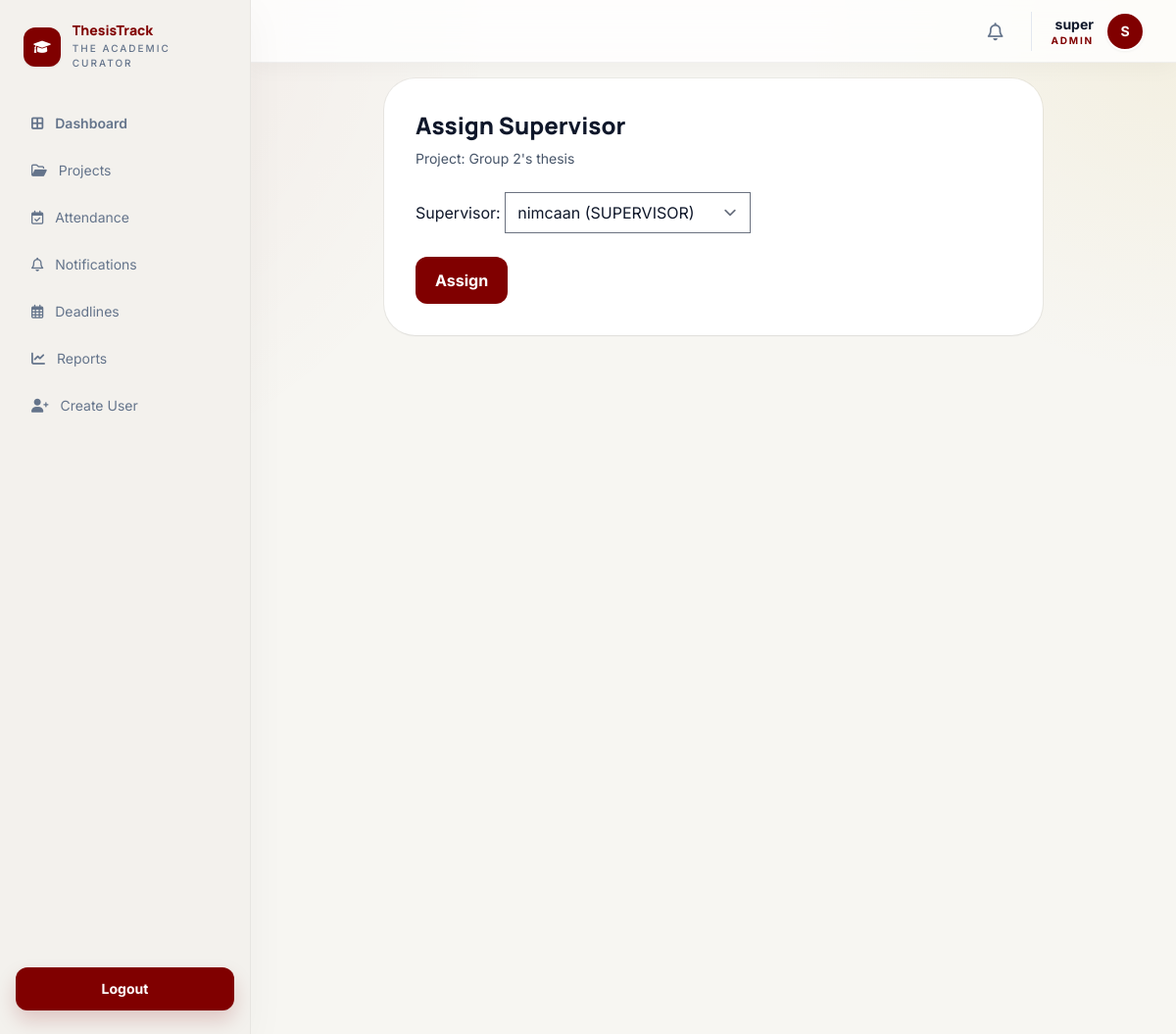
Page /projects/2/assign-supervisor/ (signed in) on the committed database.
### accounts/models.py (models this page shows, shortened)
class User(AbstractUser):
	STUDENT = 'STUDENT'
	SUPERVISOR = 'SUPERVISOR'
	ADMIN = 'ADMIN'
	ROLE_CHOICES = [
		(STUDENT, 'Student'),
		(SUPERVISOR, 'Supervisor'),
		(ADMIN, 'Admin'),
	]
	role = models.CharField(max_length=20, choices=ROLE_CHOICES, default=STUDENT)
	def __str__(self):
		return f"{self.username} ({self.role})"

### projects/models.py (models this page shows, shortened)
class Project(models.Model):
	PENDING_TITLE = 'PENDING_TITLE'
	TITLE_APPROVED = 'TITLE_APPROVED'
	TITLE_REJECTED = 'TITLE_REJECTED'
	SUPERVISOR_ASSIGNED = 'SUPERVISOR_ASSIGNED'
	IN_PROGRESS = 'IN_PROGRESS'
	UNDER_REVIEW = 'UNDER_REVIEW'
	COMPLETED = 'COMPLETED'
	STATUS_CHOICES = [
		(PENDING_TITLE, 'Pending Title'),
		(TITLE_APPROVED, 'Title Approved'),
		(TITLE_REJECTED, 'Title Rejected'),
		(SUPERVISOR_ASSIGNED, 'Supervisor Assigned'),
		(IN_PROGRESS, 'In Progress'),
		(UNDER_REVIEW, 'Under Review'),
		(COMPLETED, 'Completed'),
	]
	group = models.OneToOneField(
		Group,
		on_delete=models.CASCADE,
		related_name='project',
		null=True,
		blank=True,
	)
	title = models.CharField(max_length=255)
	abstract = models.TextField(blank=True)
	status = models.CharField(max_length=25, choices=STATUS_CHOICES, default=PENDING_TITLE)
	supervisor = models.ForeignKey(
		settings.AUTH_USER_MODEL,
		on_delete=models.SET_NULL,
		null=True,
		blank=True,
		related_name='supervised_projects',
	)
	title_approved = models.BooleanField(default=False)
	created_at = models.DateTimeField(auto_now_add=True)
	updated_at = models.DateTimeField(auto_now=True)

### projects/views.py (the view, shortened to what this page needs)
# urls.py: path('<int:project_id>/assign-supervisor/', views.assign_supervisor, name='assign-supervisor'),
@role_required(User.ADMIN)
def assign_supervisor(request, project_id):
	project = get_object_or_404(Project, id=project_id)
	group = getattr(project, 'group', None)
	if not project.title_approved:
		raise PermissionDenied('Title must be approved before assigning a supervisor.')
	form = SupervisorAssignmentForm(request.POST or None, instance=project)
	return render(request, 'projects/assign_supervisor.html', {'form': form, 'project': project})

### projects/forms.py
class SupervisorAssignmentForm(forms.ModelForm):
    supervisor = forms.ModelChoiceField(queryset=User.objects.filter(role=User.SUPERVISOR))
    class Meta:
        model = Project
        fields = ['supervisor']

### core/context_processors.py (called while the page is built)
def unread_notifications_count(request):
    if not request.user.is_authenticated:
        return {'unread_notifications_count': 0}
    count = Notification.objects.filter(user=request.user, is_read=False).count()
    return {'unread_notifications_count': count}

def recent_notifications(request):
    if not request.user.is_authenticated:
        return {'recent_notifications': []}
    notifications = Notification.objects.filter(user=request.user).order_by('-created_at')[:5]
    return {'recent_notifications': notifications}

### projects/templates/projects/assign_supervisor.html (shortened to what this page needs)
{% extends 'core/base.html' %}
{% block content %}
<div class="mx-auto max-w-2xl">
    <div class="rounded-[2rem] bg-white p-8 shadow-sm ring-1 ring-black/5">
        <h1 class="text-2xl font-black text-slate-900">Assign Supervisor</h1>
        <p class="mt-2 text-sm text-slate-600">Project: {{ project.title }}</p>
        <form method="post" class="mt-6 space-y-4">
            {{ form.as_p }}
            <div class="pt-2">
                <button type="submit" class="bg-[#800000] px-5 py-3 rounded-xl text-white font-bold">Assign</button>
            </div>
        </form>
    </div>
</div>
{% endblock %}

### core/templates/core/base.html (shortened to what this page needs)
<!DOCTYPE html>
<html lang="en">
<head>
    <script src="https://cdn.tailwindcss.com?plugins=forms,container-queries"></script>
    <link rel="stylesheet" href="https://cdnjs.cloudflare.com/ajax/libs/font-awesome/6.0.0/css/all.min.css">
</head>
<body class="text-slate-900 antialiased">
    <div class="min-h-screen">
        {% if user.is_authenticated %}
            {% include 'core/_sidebar.html' %}
            <header class="fixed top-0 right-0 left-64 z-40 h-16 border-b border-black/5 bg-white/80 glass-nav shadow-[0_4px_24px_rgba(26,28,28,0.04)]">
                <div class="h-full px-8 flex items-center justify-between gap-6">
                    <div class="flex items-center gap-5">
                        <details class="relative group">
                            <summary class="relative flex cursor-pointer items-center justify-center rounded-full p-2 text-slate-500 transition-colors hover:bg-slate-100 hover:text-[#800000]">
                                <i class="fa-regular fa-bell text-lg"></i>
                            </summary>
                        </details>
                        <div class="flex items-center gap-3 border-l border-slate-200 pl-5">
                            <div class="text-right leading-tight">
                                <p class="text-sm font-bold text-slate-900">{{ user.get_full_name|default:user.username }}</p>
                                <p class="text-[10px] font-bold uppercase tracking-[0.18em] text-[#800000]">{{ user.role }}</p>
                            </div>
                            <div class="flex h-10 w-10 items-center justify-center rounded-full border-2 border-white bg-[#800000] text-sm font-bold text-white shadow-sm">
                                {{ user.username|first|upper }}
                            </div>
                        </div>
                    </div>
                </div>
            </header>
        {% endif %}
        <main class="{% if user.is_authenticated %}ml-64 min-h-screen pt-20 px-8 pb-8{% else %}min-h-screen{% endif %}">
            {% block content %}{% endblock %}
        </main>
    </div>
</body>
</html>

### core/templates/core/base.html (style rules this page uses)
body { font-family: 'Inter', sans-serif; background: radial-gradient(circle at top left, rgba(128, 0, 0, 0.06), transparent 32%), radial-gradient(circle at top right, rgba(194, 153, 0, 0.08), transparent 24%), #f7f6f2; }
h1, h2, h3, h4, .font-headline { font-family: 'Manrope', sans-serif; }
.glass-nav { backdrop-filter: blur(16px); }
details > summary { list-style: none; }

### rows in the picture
User: get_full_name "super", role "ADMIN", username|first "S"
Project: title "Group 2's thesis", supervisor "nimcaan (SUPERVISOR)"
